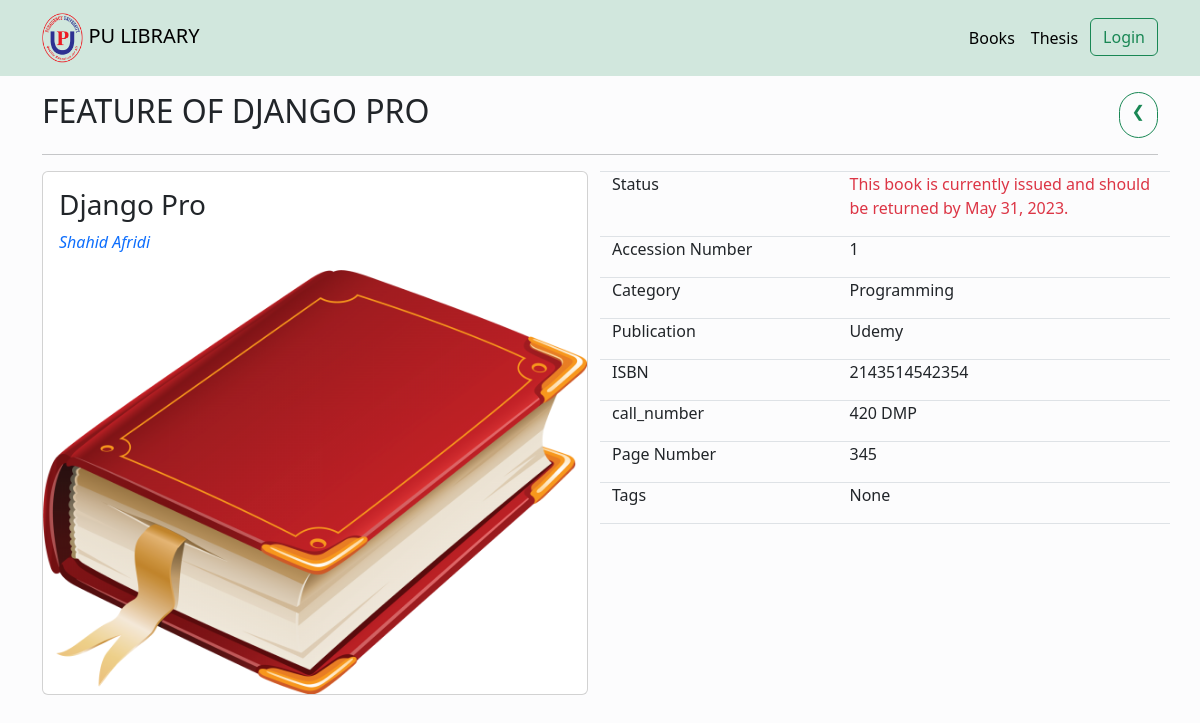
/book/ba3525e5-7f33-46e0-b624-5f7141650209/, run on an earlier commit of the app's database.
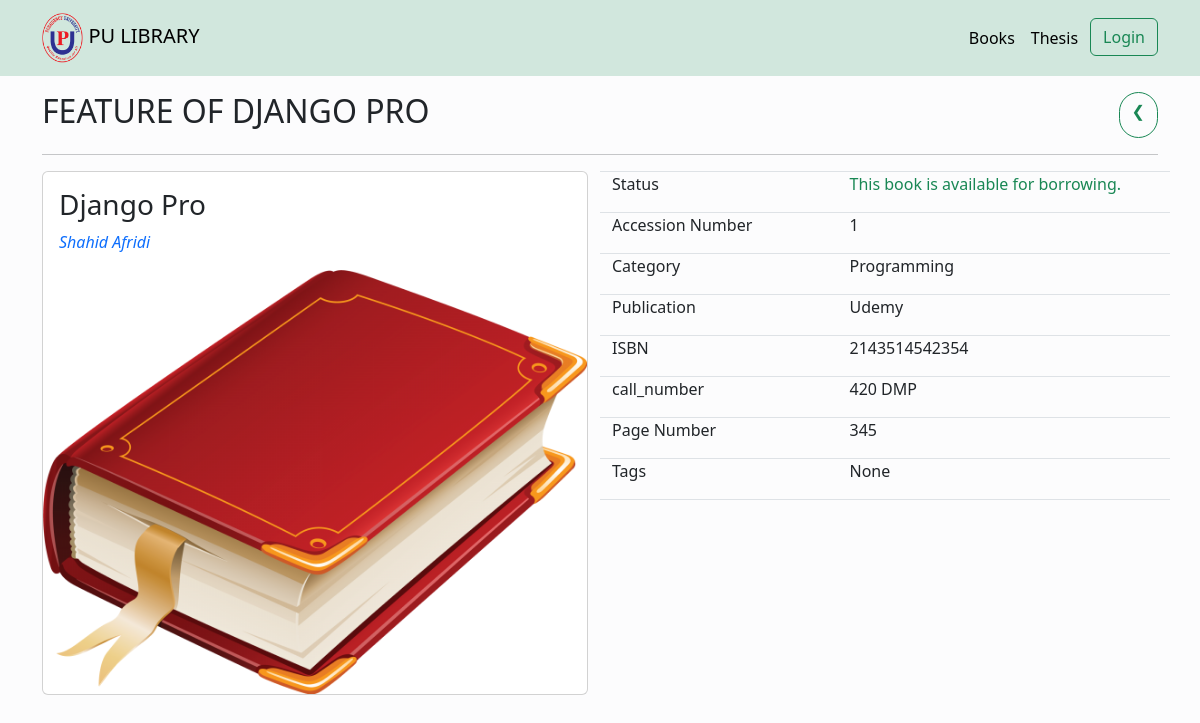
And on a later commit of the database.
### library/models.py (models this page shows, shortened)
class BookIssue(models.Model):
    PERSON_TYPE_CHOICES = [
        ("STUDENT", "Student"),
        ("FACULTY", "Faculty"),
    ]
    librarian = models.ForeignKey(
        Librarian, on_delete=models.PROTECT, null=True, blank=True)
    book = models.OneToOneField(
        Book, on_delete=models.PROTECT, null=True, blank=True)
    person_name = models.CharField(max_length=255)
    person_id = models.CharField(max_length=9, unique=True)
    person_type = models.CharField(
        max_length=7, choices=PERSON_TYPE_CHOICES, default="STUDENT")
    person_email = models.EmailField(max_length=255, unique=True)
    person_phone = models.CharField(max_length=11, blank=True, null=True)
    issued_date = models.DateField(auto_now_add=True)
    return_date = models.DateField()
    email_sent = models.BooleanField(default=False)
    id = models.UUIDField(default=uuid.uuid4, unique=True,
                          primary_key=True, editable=False)
    class Meta:
        ordering = ['return_date']

### library/views.py (the view)
# urls.py: path("book/<str:pk>/", views.book, name="book"),
def book(request, pk):
    book = Book.objects.get(id=pk)
    issued_book = BookIssue.objects.filter(
        book=book)
    context = {
        'book': book,
        'issued_book': issued_book
    }
    return render(request, 'library/book.html', context)

### library/models.py (called while the page is built)
    @property
    def imageURL(self):
        try:
            url = self.cover_photo.url
        except:
            url = ''
        return url

### library/templates/library/book.html (shortened to what this page needs)
{% extends 'main.html' %}
{% block content %}
<div class="container text-center mt-3">
    <div class='d-flex justify-content-between'>
        <h2 class='text-uppercase '>Feature of {{ book.title }}</h2>
        <a class='btn btn-outline-success rounded-pill'  href="{% url 'books' %}"> &#10094 </a>
    </div>
    <hr>
    <div class="row">
        <div class="col-12 col-sm-12 col-md-6">
            <div class="card mb-3">
                <div class="card-body text-start">
                    <h3 class="">{{book.title}}</h3>
                    <a class='text-decoration-none fst-italic' href="#">Shahid Afridi</a>
                </div>
                <img class="card-img-top"  src="{{book.imageURL}}" class="card-img-top" alt="...">
            </div>
        </div>
        <div class="col-12 col-sm-12 col-md-6 text-start">
            <div class='row border-bottom border-top'>
                <p class='col-5'>Status </p>
                {% if issued_book %}
                    {% for book_issue in issued_book %}
            <p class='col-7 text-danger'>This book is currently issued and should be returned by {{ book_issue.return_date }}.</p>
        {% endfor %}
                {% else %}
                    <p class='col-7 text-success'>This book is available for borrowing.</p>
                {% endif %}
            </div>
            <div class='row border-bottom'>
                <p class='col-5'>Accession Number </p>
                <p class='col-7'>{{book.accession_number}}</p>
            </div>
            <div class='row border-bottom'>
                <p class='col-5'>Category</p>
                <p class='col-7'>{{book.category}}</p>
            </div>
            <div class='row border-bottom'>
                <p class='col-5'>Publication </p>
                <p class='col-7'>{{book.publication}}</p>
            </div>
            <div class='row border-bottom'>
                <p class='col-5'>ISBN </p>
                <p class='col-7'>{{book.ISBN}}</p>
            </div>
            <div class='row border-bottom'>
                <p class='col-5'>call_number  </p>
                <p class='col-7'>{{book.call_number}}</p>
            </div>
            <div class='row border-bottom'>
                <p class='col-5'>Page Number  </p>
                <p class='col-7'>{{book.page}}</p>
            </div>
            <div class='row border-bottom'>
                <p class='col-5'>Tags </p>
                <p class='col-7'>{{book.tags}} </p>
            </div>
        </div>
    </div>
</div>
{% endblock content %}

What changed in the data, as far as the page shows it:
removed BookIssue: return_date "May 31, 2023"
Also different on the page:
text now shown: "This book is available for borrowing."
